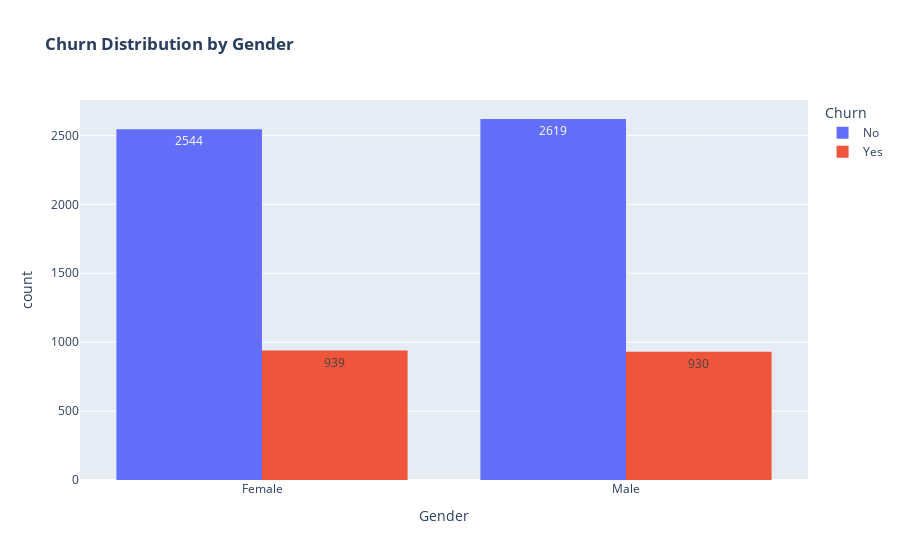

The code cell stored with this chart in its notebook:
### Code cell
#Churn Distribution by gender
fig = px.histogram(data, x="gender", color="Churn", barmode="group",
             title="<b>Churn Distribution by Gender</b>",
             labels={"gender": "Gender", "count": "Count"},
               # Dark Red & Dark Blue
             text_auto=True)  # Adds value labels

# Update layout for a cleaner look
fig.show()

### Figure 1 — Plotly figure (JSON) as saved in the notebook; plotly's stock layout.template omitted (floating-point values rounded to 4 significant figures; data arrays with more than 128 entries replaced by an {"elided": "..."} marker saying what was removed)
{"data": [{"alignmentgroup": "True", "bingroup": "x", "hovertemplate": "Churn=No<br>Gender=%{x}<br>count=%{y}<extra></extra>", "legendgroup": "No", "marker": {"color": "#636efa", "pattern": {"shape": ""}}, "name": "No", "offsetgroup": "No", "orientation": "v", "showlegend": true, "texttemplate": "%{value}", "type": "histogram", "x": {"elided": "5163 str values"}, "xaxis": "x", "yaxis": "y"}, {"alignmentgroup": "True", "bingroup": "x", "hovertemplate": "Churn=Yes<br>Gender=%{x}<br>count=%{y}<extra></extra>", "legendgroup": "Yes", "marker": {"color": "#EF553B", "pattern": {"shape": ""}}, "name": "Yes", "offsetgroup": "Yes", "orientation": "v", "showlegend": true, "texttemplate": "%{value}", "type": "histogram", "x": {"elided": "1869 str values"}, "xaxis": "x", "yaxis": "y"}], "layout": {"barmode": "group", "legend": {"title": {"text": "Churn"}, "tracegroupgap": 0}, "title": {"text": "<b>Churn Distribution by Gender</b>"}, "xaxis": {"anchor": "y", "domain": [0, 1], "title": {"text": "Gender"}}, "yaxis": {"anchor": "x", "domain": [0, 1], "title": {"text": "count"}}}}
